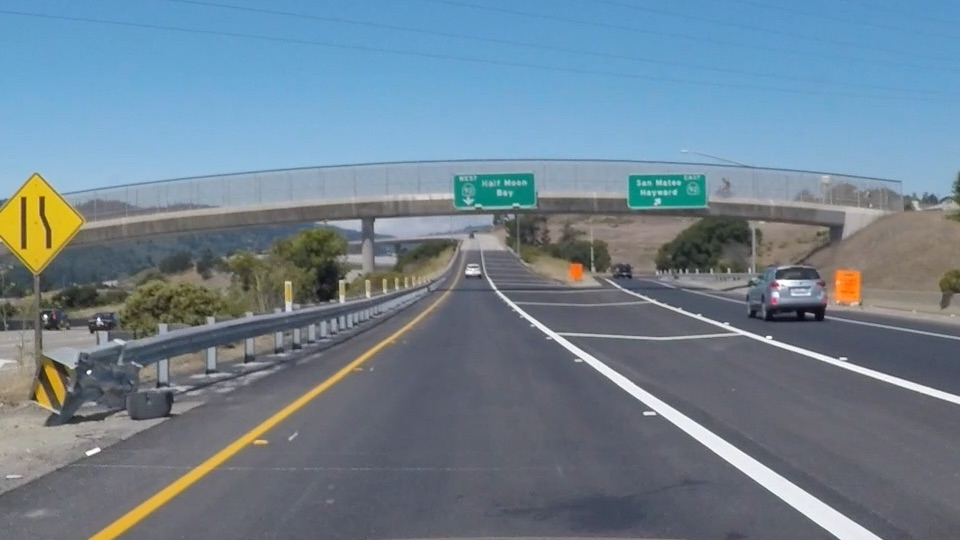
#> input picture exit-ramp.jpg, 960 x 540 px
$ python canny_edge.py
#> lines starting #> are read from the running program, lines starting #| are printed output that depends on the picture; after the words box and inside, x2 and y2 are one past the last pixel; in counts of white or black regions, pixels touching at a corner belong together
import matplotlib.pyplot as plt
import matplotlib.image as mpimg
import numpy as np
import cv2

# Read in the image and convert to grayscale
image = mpimg.imread('exit-ramp.jpg')
#> image is the input picture: shape (540, 960, 3); mean R, G, B 111.3, 130.2, 144.4
gray = cv2.cvtColor(image, cv2.COLOR_RGB2GRAY)
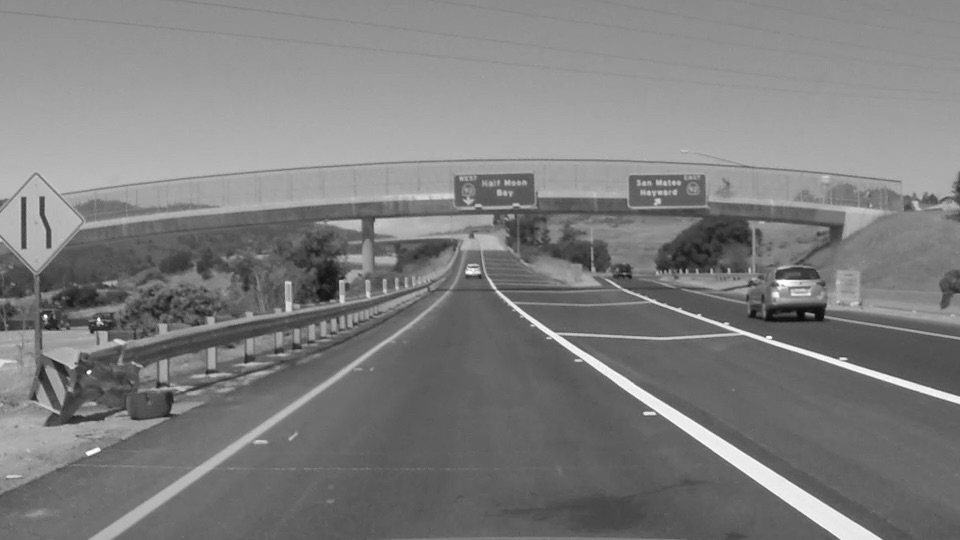
#> gray: shape (540, 960); min 7, max 255, mean 126.2

# Define a kernel size for Gaussian smoothing / blurring
# Note: this step is optional as cv2.Canny() applies a 5x5 Gaussian internally
kernel_size = 3
blur_gray = cv2.GaussianBlur(gray,(kernel_size, kernel_size), 0)

# Define parameters for Canny and run it
# NOTE: if you try running this code you might want to change these!
low_threshold = 100
high_threshold = 255
edges = cv2.Canny(blur_gray, low_threshold, high_threshold)
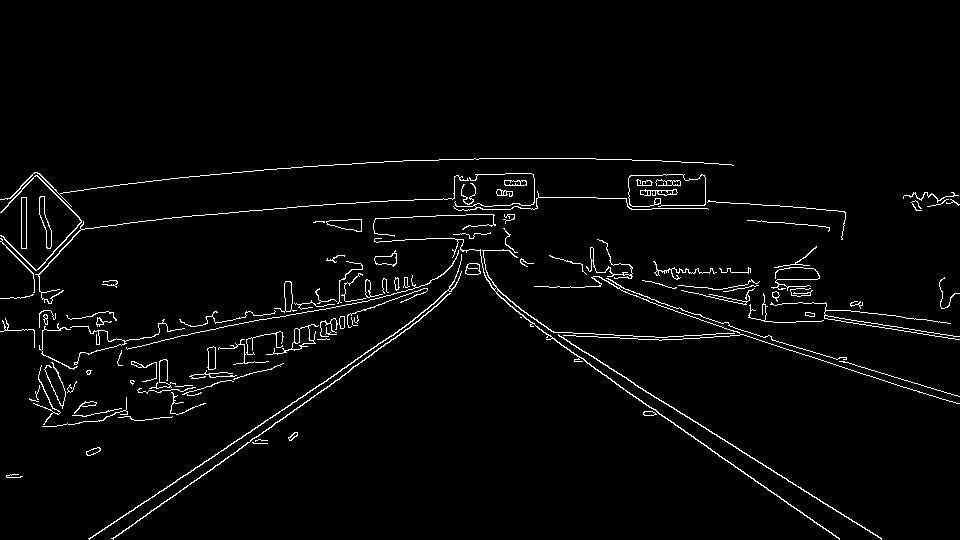
#> edges: shape (540, 960); 2.7% white in thin lines or dots, all inside (x1, y1, x2, y2) = (0, 158, 960, 540)

# Display the image


plt.subplot(121),plt.imshow(blur_gray, cmap='Greys_r'),plt.title('Gaussian Blue')
plt.xticks([]), plt.yticks([])
plt.subplot(122),plt.imshow(edges, cmap='Greys_r'),plt.title('Canny')
plt.xticks([]), plt.yticks([])
plt.show()
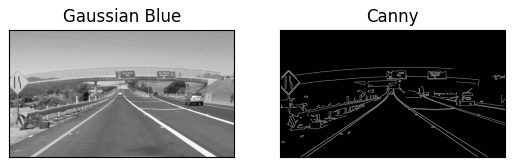
#> figure drawn by matplotlib, 2 panels
